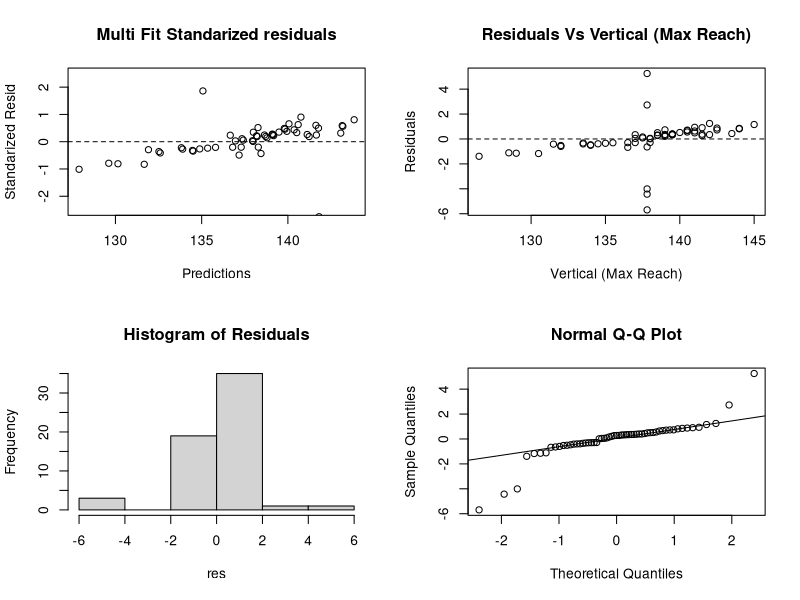

This chart was generated by the following R code:
data <- read.csv("./2014_nba_draft_combine.csv")
data$X <- NULL
data$Year <- NULL
data$Player <- NULL
data$Draft.pick <-NULL
data$Bench <- NULL
attach(data)

# este dio 0.85...
multi.fit = lm(data$Vertical..Max.Reach.~data$Standing.reach+data$Vertical..Max., data = data)
summary(multi.fit)

mean(multi.fit$residuals)
sum(multi.fit$residuals)

# qqplot(multi.fit$residuals,)
# hist(multi.fit$residuals)

shapiro.test(multi.fit$residuals)

library(lmtest)

dwtest(multi.fit)

bptest(multi.fit)
res <- multi.fit$residuals

layout(matrix(c(1,2,3,4),2,2,byrow=T))
plot(multi.fit$fitted.values, rstandard(multi.fit), 
main = "Multi Fit Standarized residuals",
xlab = "Predictions",
ylab = "Standarized Resid",
ylim = c(-2.5, 2.5))
abline(h=0,lty=2)
plot(Vertical..Max.Reach., res, 
main = "Residuals Vs Vertical (Max Reach)",
xlab = "Vertical (Max Reach)", ylab="Residuals")
abline(h=0, lty=2)
hist(res, main = "Histogram of Residuals")

qqnorm(res)
qqline(res)
